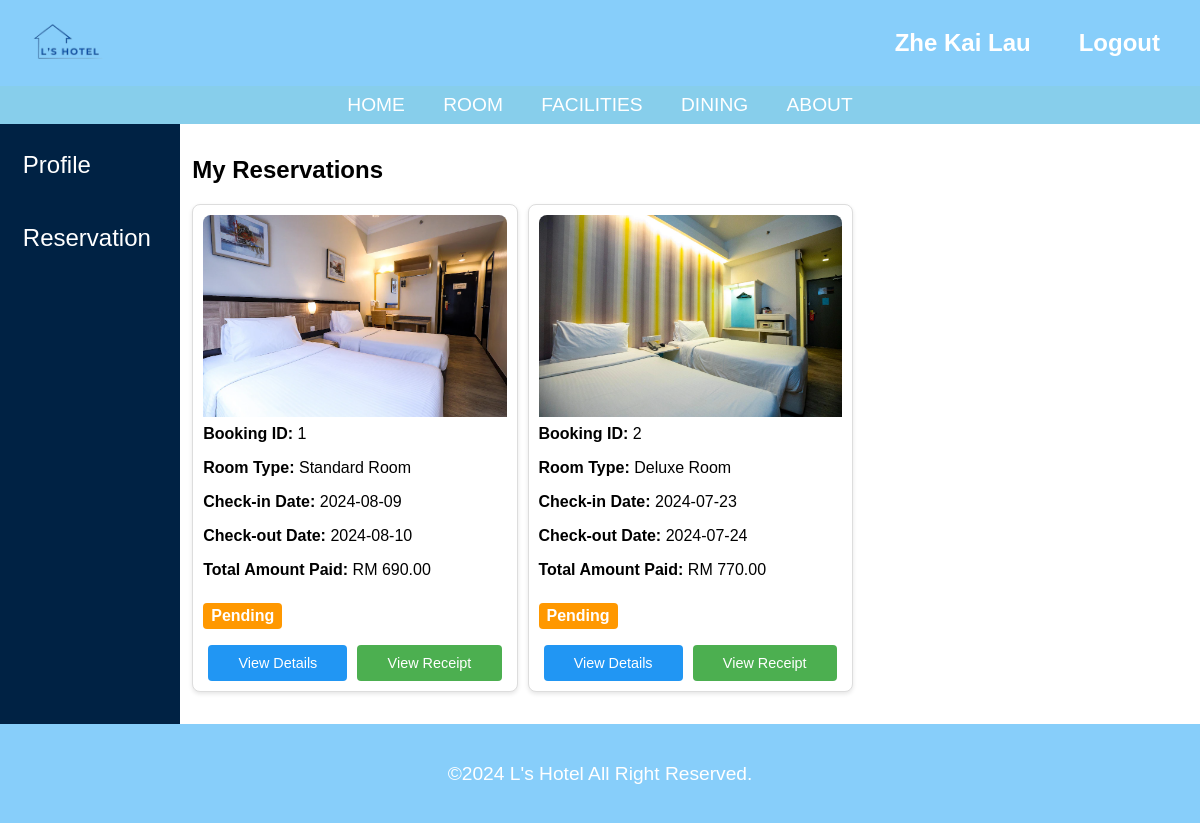
Screenshot of /reservation.php (signed in) with the database file from the repository.
### tables this page shows
CREATE TABLE `bookings` (
  `booking_id` int(11) NOT NULL,
  `email` varchar(100) NOT NULL,
  `room_id` int(11) NOT NULL,
  `check_in_date` date NOT NULL,
  `check_out_date` date NOT NULL,
  `days` int(11) NOT NULL,
  `number_of_rooms` int(11) NOT NULL,
  `bed_selection` varchar(255) NOT NULL,
  `smoke` varchar(255) NOT NULL,
  `first_name` varchar(50) NOT NULL,
  `last_name` varchar(50) NOT NULL,
  `phone_number` varchar(15) NOT NULL,
  `bring_car` varchar(3) NOT NULL,
  `additional_requests` varchar(255) DEFAULT NULL,
  `total_amount` decimal(10,2) NOT NULL,
  `created_at` timestamp NOT NULL DEFAULT current_timestamp(),
  `car_plates` varchar(255) DEFAULT NULL,
  `payment_status` varchar(20) NOT NULL,
  `booking_status` varchar(20) NOT NULL
);

CREATE TABLE `rooms` (
  `room_id` int(11) NOT NULL,
  `room_type` varchar(255) NOT NULL,
  `room_level` int(3) NOT NULL,
  `room_price` decimal(10,2) NOT NULL,
  `room_features` text DEFAULT NULL,
  `room_facilities` text DEFAULT NULL,
  `room_size` varchar(50) DEFAULT NULL,
  `room_availability` int(11) DEFAULT NULL,
  `room_description` text DEFAULT NULL,
  `room_images` text DEFAULT NULL
);

### fetch_customer_bookings.php (the view, shortened to what this page needs)
<?php
include 'config.php';
$email = $_SESSION['user']['email'];
$sql = "SELECT bookings.booking_id, bookings.created_at, rooms.room_type, bookings.check_in_date, bookings.check_out_date, bookings.days, bookings.number_of_rooms, bookings.bed_selection, bookings.smoke, CONCAT(bookings.first_name, ' ', bookings.last_name) as customer_name, bookings.email, bookings.phone_number, bookings.bring_car, bookings.car_plates, bookings.booking_status, bookings.additional_requests, bookings.total_amount, rooms.room_images
        FROM bookings
        JOIN rooms ON bookings.room_id = rooms.room_id
        WHERE bookings.email = '$email'";
$result = $conn->query($sql);
if ($result->num_rows > 0) {
    while($row = $result->fetch_assoc()) {
        $room_type = $row['room_type'];
        $images = explode(',', $row['room_images']);
        $image = isset($images[0]) ? 'img/room-image/' . strtolower(str_replace(' ', '-', $room_type)) . '/' . htmlspecialchars(trim($images[0])) : 'img/room-image/default-room.jpg';
        $status_class = strtolower($row["booking_status"]);
        $additional_requests = json_decode($row['additional_requests'], true);
        $additional_charges = [];
        foreach ($additional_requests as $request) {
            $additional_charges[] = [
                "extraBed" => $request['extra_bed'],
                "extraBedQuantity" => $request['bed_quantity'],
                "addBreakfast" => $request['add_breakfast'],
                "breakfastQuantity" => $request['breakfast_quantity']
            ];
        }
        $booking_data = json_encode([
            "bookingId" => $row["booking_id"],
            "bookingDate" => substr($row["created_at"], 0, 10),
            "roomType" => $row["room_type"],
            "checkInDate" => $row["check_in_date"],
            "checkOutDate" => $row["check_out_date"],
            "stayDays" => $row["days"],
            "roomQuantity" => $row["number_of_rooms"],
            "bedSelection" => $row["bed_selection"],
            "smoke" => $row["smoke"],
            "totalAmount" => $row["total_amount"],
            "customerName" => $row["customer_name"],
            "email" => $row["email"],
            "phone" => $row["phone_number"],
            "bringCar" => $row["bring_car"],
            "carPlate" => $row["car_plates"],
            "additionalCharges" => $additional_charges
        ]);
        echo "<div class='booking-card'>";
        echo "<img src='" . $image . "' alt='Room Image'>";
        echo "<p><strong>Booking ID:</strong> " . $row["booking_id"] . "</p>";
        echo "<p><strong>Room Type:</strong> " . $room_type . "</p>";
        echo "<p><strong>Check-in Date:</strong> " . $row["check_in_date"] . "</p>";
        echo "<p><strong>Check-out Date:</strong> " . $row["check_out_date"] . "</p>";
        echo "<p><strong>Total Amount Paid:</strong> RM " . $row["total_amount"] . "</p>";
        echo "<p><span class='booking-status " . $status_class . "'>" . $row["booking_status"] . "</span></p>";
        echo "<div class='booking-actions'>";
        echo "<a class='view-details' href='javascript:void(0);' data-booking-data='" . htmlspecialchars($booking_data, ENT_QUOTES, 'UTF-8') . "'>View Details</a>";
        echo "<a class='view-receipt' href='invoice.php?booking_id=" . $row["booking_id"] . "'>View Receipt</a>";
        echo "</div>";
        echo "</div>";
    }
} else {
    echo "<p>No bookings found</p>";
}
?>

### reservation.php (shortened to what this page needs)
<!DOCTYPE html>
<html lang="en">
<head>
    <link rel="stylesheet" href="https://cdnjs.cloudflare.com/ajax/libs/font-awesome/6.0.0-beta3/css/all.min.css">
    <link rel="stylesheet" type="text/css" href="css/style.css?v=<?php echo time(); ?>">
    <link rel="stylesheet" type="text/css" href="css/reservation.css?v=<?php echo time(); ?>">
</head>
<body>
    <?php include 'header.php'; ?>
    <div class="reservation-page">
        <div class="sidebar">
            <a href="profile.php">Profile</a>
            <a href="reservation.php">Reservation</a>
        </div>
        <section class="reservation-grid">
            <h2>My Reservations</h2>
            <div id="booking-cards" class="booking-cards">
                <?php include 'fetch_customer_bookings.php'; ?>
            </div>
        </section>
    </div>
    <footer>
        <p>&copy;2024 L's Hotel All Right Reserved.</p>
    </footer>
</body>
</html>

### header.php (shortened to what this page needs)
<header>
    <div>
        <a href="index.php"><img src="img/logo.png" alt="Logo"></a>
    </div>
    <div class="user-links">
        <?php if (isset($_SESSION['user_full_name'])): ?>
            <a href="profile.php" class="username-link"><?php echo htmlspecialchars($_SESSION['user_full_name']); ?></a>
            <a href="logout.php">Logout</a>
        <?php else: ?>
            <a href="login.php">Login</a>
            <a href="register.php">Register</a>
        <?php endif; ?>
    </div>
</header>
<nav>
    <a href="index.php">HOME</a>
    <a href="room.php">ROOM</a>
    <a href="facilities.php">FACILITIES</a>
    <a href="dining.php">DINING</a>
    <a href="about.php">ABOUT</a>
</nav>

### css/style.css (style rules this page uses)
html, body { height: 100%; margin: 0; padding: 0; }
body { display: flex; flex-direction: column; font-family: Arial, sans-serif; }
header { background-color: #87cefa; color: white; padding: 1em; text-align: center; display: flex; justify-content: space-between; align-items: center; }
header img { height: 50px; }
header .user-links { display: flex; align-items: center; position: relative; }
header .user-links a, header.user-links .username-link { color: white; margin: 0 1em; text-decoration: none; font-size: 1.5em; font-weight: bold; }
nav { display: flex; justify-content: center; background-color: #87ceeb; padding: 0.5em; }
nav a { color: white; font-size: 1.2em; margin: 0 1em; text-decoration: none; }
footer { background-color: #87cefa; color: white; text-align: center; padding: 1em; font-size: 1.2em; margin-top: auto; }

### css/reservation.css (style rules this page uses)
.reservation-page { display: flex; }
.sidebar { width: 10em; background-color: #002244; padding: 20px; display: flex; flex-direction: column; gap: 2em; color: white; height: 70vh; }
.sidebar a { text-decoration: none; color: white; font-size: 1.5em; line-height: 1.5; padding: 2%; }
.booking-cards { display: grid; grid-template-columns: repeat(4, 1fr); gap: 10px; margin-top: 0.5em; width: 100%; }
.reservation-grid { padding: 1%; flex-grow: 1; }
.booking-card { background-color: #fff; border: 1px solid #ddd; border-radius: 8px; padding: 10px; box-shadow: 0 2px 4px rgba(0, 0, 0, 0.1); max-width: 100%; margin: 0 auto; display: flex; flex-direction: column; justify-content: space-between; min-width: 0; max-width: 350px; }
.booking-card img { width: 100%; border-radius: 8px 8px 0 0; height: auto; object-fit: cover; }
.booking-card p { margin: 8px 0; }
.booking-status { display: inline-block; padding: 4px 8px; border-radius: 4px; color: #fff; font-weight: bold; margin-top: 8px; }
.booking-status.pending { background-color: #FF9800; }
.booking-actions { display: flex; justify-content: space-around; margin-top: 8px; }
.booking-actions a { text-decoration: none; color: #fff; padding: 10px 20px; border-radius: 4px; transition: background-color 0.3s, box-shadow 0.3s; text-align: center; white-space: nowrap; flex-grow: 1; margin: 0 5px; font-size: 0.9em; }
.booking-actions a.view-details { background-color: #2196F3; }
.booking-actions a.view-receipt { background-color: #4CAF50; }
@media (max-width: 1200px) { .booking-cards { grid-template-columns: repeat(3, 1fr); } }

### rows the page displays
bookings: shows a picture, booking_id "1", room.room_type "Standard Room", check_in_date "2024-08-09", check_out_date "2024-08-10", total_amount "690.00", booking_status "Pending"
bookings: shows a picture, booking_id "2", room.room_type "Deluxe Room", check_in_date "2024-07-23", check_out_date "2024-07-24", total_amount "770.00", booking_status "Pending"

### other values shown
$_SESSION['user_full_name'] "Zhe Kai Lau"
